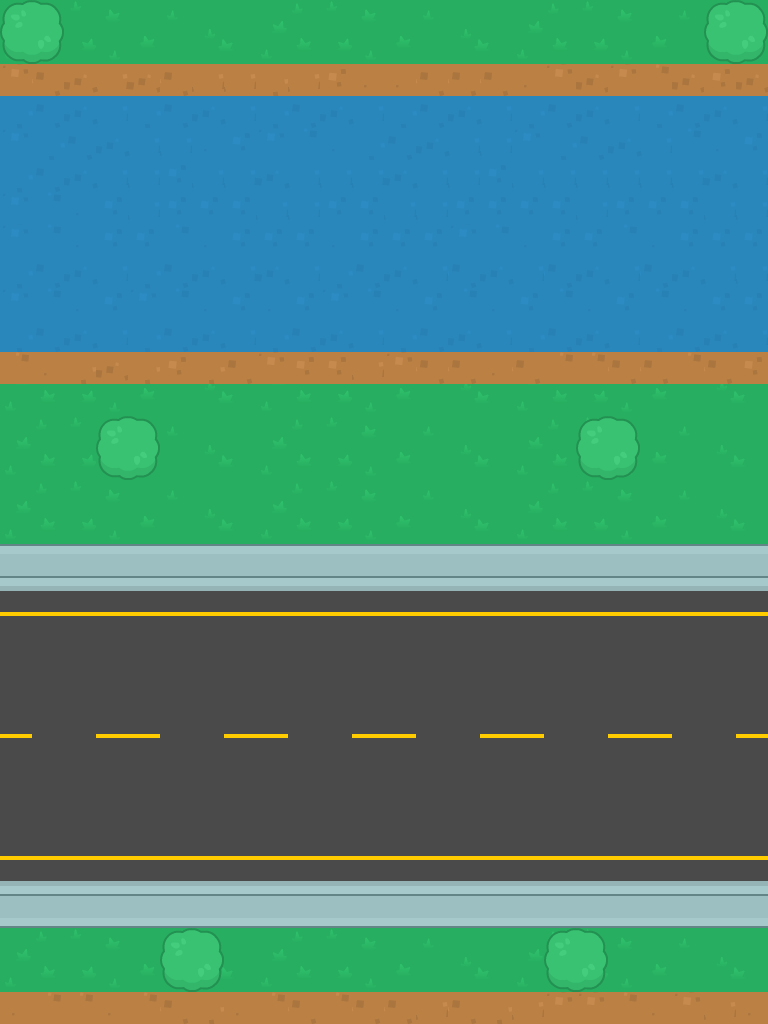

Rendered tile map (Tiled .tmx) drawn with the repository's tilesets; below, a short description and the map source with its tile grids summarised:
An orthogonal 24x32 tile map with 32x32 px tiles, 4 tile layers (Ground, grass water, roads and sidewalks, trees1) and 27 objects (11x wall, 3x wallkill, 2x people_l, 2x log_r, 2x log_l, ...).

<map version="1.5" tiledversion="1.5.0" orientation="orthogonal" renderorder="right-down" width="24" height="32" tilewidth="32" tileheight="32" infinite="0" nextlayerid="8" nextobjectid="45">
 <tileset firstgid="1" source="topdown set.tsx" />
 <layer id="1" name="Ground" width="24" height="32">
  <data>[768 cells, 768 non-empty, 8 distinct tile ids]</data>
 </layer>
 <layer id="2" name="grass water" width="24" height="32">
  <data>[768 cells, 408 non-empty, 24 distinct tile ids]</data>
 </layer>
 <layer id="3" name="roads and sidewalks" width="24" height="32">
  <data>[768 cells, 288 non-empty, 19 distinct tile ids]</data>
 </layer>
 <layer id="4" name="trees1" width="24" height="32">
  <data>[768 cells, 24 non-empty, 4 distinct tile ids]</data>
 </layer>
 <objectgroup id="5" name="Object Layer 1">
  <object id="2" name="wall" x="104" y="424" width="48" height="48" />
  <object id="8" name="wall" x="584" y="424" width="48" height="48" />
  <object id="10" name="wall" x="168" y="936" width="48" height="48" />
  <object id="11" name="wall" x="712" y="8" width="48" height="48" />
  <object id="12" name="wall" x="8" y="8" width="48" height="48" />
  <object id="13" name="water" x="8" y="112" width="752" height="224" />
  <object id="15" name="people_l" x="32" y="544" width="32" height="32" />
  <object id="17" name="car_r" x="608" y="768" width="128" height="64" />
  <object id="18" name="car_l" x="32" y="640" width="128" height="64" />
  <object id="22" name="log_r" x="0" y="288" width="96" height="64" />
  <object id="23" name="log_l" x="96" y="224" width="96" height="60" />
  <object id="24" name="log_r" x="192" y="160" width="96" height="64" />
  <object id="25" name="log_l" x="288" y="96" width="96" height="64" />
  <object id="26" name="people_r" x="704" y="896" width="32" height="32" />
  <object id="27" name="people_r" x="736" y="480" width="32" height="32" />
  <object id="28" name="people_l" x="40" y="384" width="32" height="32" />
  <object id="32" name="wall" x="552" y="936" width="48" height="48" />
  <object id="33" name="wall" x="768" y="352" width="40" height="672" />
  <object id="34" name="wall" x="-40" y="352" width="40" height="672" />
  <object id="35" name="wall" x="0" y="1024" width="768" height="48" />
  <object id="38" name="wall" x="768" y="-2" width="40" height="96" />
  <object id="39" name="wall" x="-40" y="-2" width="40" height="96" />
  <object id="40" name="wallkill" x="768" y="96" width="40" height="256" />
  <object id="41" name="wallkill" x="-39" y="96" width="40" height="256" />
  <object id="42" name="win" x="256" y="-32" width="288" height="32" />
  <object id="43" name="wallkill" x="-39" y="96" width="40" height="256" />
 </objectgroup>
 <objectgroup id="7" name="Object Layer 2">
  <object id="37" name="player" x="352" y="960" width="32" height="32" />
 </objectgroup>
</map>
